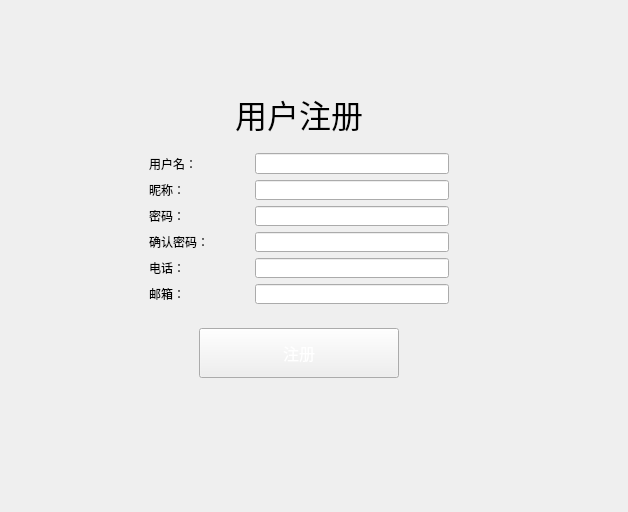
<?xml version="1.0" encoding="UTF-8"?>
<ui version="4.0">
 <class>Login</class>
 <widget class="QDialog" name="Login">
  <property name="geometry">
   <rect>
    <x>0</x>
    <y>0</y>
    <width>628</width>
    <height>512</height>
   </rect>
  </property>
  <property name="windowTitle">
   <string>Dialog</string>
  </property>
  <layout class="QVBoxLayout" name="verticalLayout">
   <property name="spacing">
    <number>0</number>
   </property>
   <property name="leftMargin">
    <number>0</number>
   </property>
   <property name="topMargin">
    <number>0</number>
   </property>
   <property name="rightMargin">
    <number>0</number>
   </property>
   <property name="bottomMargin">
    <number>0</number>
   </property>
   <item>
    <widget class="LoginTitleWg" name="widget_title" native="true"/>
   </item>
   <item>
    <widget class="QStackedWidget" name="stackedWidget">
     <property name="currentIndex">
      <number>1</number>
     </property>
     <widget class="QWidget" name="page_login">
      <widget class="QWidget" name="widget_5" native="true">
       <property name="geometry">
        <rect>
         <x>90</x>
         <y>50</y>
         <width>471</width>
         <height>361</height>
        </rect>
       </property>
       <layout class="QHBoxLayout" name="horizontalLayout_3">
        <item>
         <spacer name="horizontalSpacer_3">
          <property name="orientation">
           <enum>Qt::Horizontal</enum>
          </property>
          <property name="sizeHint" stdset="0">
           <size>
            <width>26</width>
            <height>20</height>
           </size>
          </property>
         </spacer>
        </item>
        <item>
         <widget class="QWidget" name="widget" native="true">
          <layout class="QVBoxLayout" name="verticalLayout_2">
           <item>
            <widget class="QLabel" name="label">
             <property name="font">
              <font>
               <pointsize>24</pointsize>
              </font>
             </property>
             <property name="text">
              <string>用户登录</string>
             </property>
             <property name="alignment">
              <set>Qt::AlignCenter</set>
             </property>
            </widget>
           </item>
           <item>
            <widget class="QWidget" name="widget_2" native="true">
             <layout class="QGridLayout" name="gridLayout">
              <item row="0" column="0">
               <widget class="QLabel" name="label_2">
                <property name="text">
                 <string>用户名：</string>
                </property>
               </widget>
              </item>
              <item row="0" column="2">
               <widget class="QLineEdit" name="lineEdit"/>
              </item>
              <item row="1" column="0">
               <spacer name="verticalSpacer_3">
                <property name="orientation">
                 <enum>Qt::Vertical</enum>
                </property>
                <property name="sizeType">
                 <enum>QSizePolicy::Fixed</enum>
                </property>
                <property name="sizeHint" stdset="0">
                 <size>
                  <width>20</width>
                  <height>40</height>
                 </size>
                </property>
               </spacer>
              </item>
              <item row="2" column="0">
               <widget class="QLabel" name="label_3">
                <property name="text">
                 <string>密码：</string>
                </property>
               </widget>
              </item>
              <item row="2" column="2">
               <widget class="QLineEdit" name="lineEdit_2"/>
              </item>
              <item row="0" column="1">
               <spacer name="horizontalSpacer_5">
                <property name="orientation">
                 <enum>Qt::Horizontal</enum>
                </property>
                <property name="sizeType">
                 <enum>QSizePolicy::Fixed</enum>
                </property>
                <property name="sizeHint" stdset="0">
                 <size>
                  <width>40</width>
                  <height>20</height>
                 </size>
                </property>
               </spacer>
              </item>
             </layout>
            </widget>
           </item>
           <item>
            <widget class="QWidget" name="widget_3" native="true">
             <layout class="QHBoxLayout" name="horizontalLayout">
              <item>
               <widget class="QCheckBox" name="checkBox">
                <property name="text">
                 <string>记住密码</string>
                </property>
               </widget>
              </item>
              <item>
               <widget class="QToolButton" name="toolButton_reg">
                <property name="font">
                 <font>
                  <family>新宋体</family>
                  <underline>true</underline>
                 </font>
                </property>
                <property name="cursor">
                 <cursorShape>PointingHandCursor</cursorShape>
                </property>
                <property name="styleSheet">
                 <string notr="true">
color: rgb(255, 182, 55);
</string>
                </property>
                <property name="text">
                 <string>注册新账号</string>
                </property>
                <property name="autoRaise">
                 <bool>true</bool>
                </property>
               </widget>
              </item>
             </layout>
            </widget>
           </item>
           <item>
            <widget class="QWidget" name="widget_4" native="true">
             <layout class="QHBoxLayout" name="horizontalLayout_2">
              <item>
               <spacer name="horizontalSpacer">
                <property name="orientation">
                 <enum>Qt::Horizontal</enum>
                </property>
                <property name="sizeHint" stdset="0">
                 <size>
                  <width>73</width>
                  <height>20</height>
                 </size>
                </property>
               </spacer>
              </item>
              <item>
               <widget class="QToolButton" name="toolButton_2">
                <property name="minimumSize">
                 <size>
                  <width>200</width>
                  <height>50</height>
                 </size>
                </property>
                <property name="maximumSize">
                 <size>
                  <width>200</width>
                  <height>50</height>
                 </size>
                </property>
                <property name="font">
                 <font>
                  <pointsize>12</pointsize>
                 </font>
                </property>
                <property name="styleSheet">
                 <string notr="true">border-image: url(:/images/balckButton.png);
color: rgb(255, 255, 255);</string>
                </property>
                <property name="text">
                 <string>登录</string>
                </property>
               </widget>
              </item>
              <item>
               <spacer name="horizontalSpacer_2">
                <property name="orientation">
                 <enum>Qt::Horizontal</enum>
                </property>
                <property name="sizeHint" stdset="0">
                 <size>
                  <width>72</width>
                  <height>20</height>
                 </size>
                </property>
               </spacer>
              </item>
             </layout>
            </widget>
           </item>
          </layout>
         </widget>
        </item>
        <item>
         <spacer name="horizontalSpacer_7">
          <property name="orientation">
           <enum>Qt::Horizontal</enum>
          </property>
          <property name="sizeHint" stdset="0">
           <size>
            <width>40</width>
            <height>20</height>
           </size>
          </property>
         </spacer>
        </item>
       </layout>
      </widget>
     </widget>
     <widget class="QWidget" name="page_reg">
      <widget class="QWidget" name="layoutWidget">
       <property name="geometry">
        <rect>
         <x>140</x>
         <y>90</y>
         <width>318</width>
         <height>297</height>
        </rect>
       </property>
       <layout class="QVBoxLayout" name="verticalLayout_3">
        <item>
         <widget class="QLabel" name="label_7">
          <property name="font">
           <font>
            <pointsize>24</pointsize>
           </font>
          </property>
          <property name="text">
           <string>用户注册</string>
          </property>
          <property name="alignment">
           <set>Qt::AlignCenter</set>
          </property>
         </widget>
        </item>
        <item>
         <widget class="QWidget" name="widget_9" native="true">
          <layout class="QGridLayout" name="gridLayout_4">
           <item row="0" column="0">
            <widget class="QLabel" name="label_8">
             <property name="text">
              <string>用户名：</string>
             </property>
            </widget>
           </item>
           <item row="2" column="0">
            <widget class="QLabel" name="label_10">
             <property name="text">
              <string>密码：</string>
             </property>
            </widget>
           </item>
           <item row="0" column="2">
            <widget class="QLineEdit" name="lineEdit_regname"/>
           </item>
           <item row="4" column="2">
            <widget class="QLineEdit" name="lineEdit_reglet"/>
           </item>
           <item row="2" column="2">
            <widget class="QLineEdit" name="lineEdit_regpwd"/>
           </item>
           <item row="1" column="0">
            <widget class="QLabel" name="label_9">
             <property name="text">
              <string>昵称：</string>
             </property>
            </widget>
           </item>
           <item row="3" column="2">
            <widget class="QLineEdit" name="lineEdit_regpwdd"/>
           </item>
           <item row="4" column="0">
            <widget class="QLabel" name="label_12">
             <property name="text">
              <string>电话：</string>
             </property>
            </widget>
           </item>
           <item row="5" column="2">
            <widget class="QLineEdit" name="lineEdit_regmail"/>
           </item>
           <item row="5" column="0">
            <widget class="QLabel" name="label_13">
             <property name="text">
              <string>邮箱：</string>
             </property>
            </widget>
           </item>
           <item row="3" column="0">
            <widget class="QLabel" name="label_11">
             <property name="text">
              <string>确认密码：</string>
             </property>
            </widget>
           </item>
           <item row="1" column="2">
            <widget class="QLineEdit" name="lineEdit_regnike"/>
           </item>
           <item row="0" column="1">
            <spacer name="horizontalSpacer_15">
             <property name="orientation">
              <enum>Qt::Horizontal</enum>
             </property>
             <property name="sizeType">
              <enum>QSizePolicy::Fixed</enum>
             </property>
             <property name="sizeHint" stdset="0">
              <size>
               <width>40</width>
               <height>20</height>
              </size>
             </property>
            </spacer>
           </item>
          </layout>
         </widget>
        </item>
        <item>
         <widget class="QWidget" name="widget_10" native="true">
          <layout class="QHBoxLayout" name="horizontalLayout_6">
           <item>
            <spacer name="horizontalSpacer_16">
             <property name="orientation">
              <enum>Qt::Horizontal</enum>
             </property>
             <property name="sizeHint" stdset="0">
              <size>
               <width>40</width>
               <height>20</height>
              </size>
             </property>
            </spacer>
           </item>
           <item>
            <widget class="QToolButton" name="toolButton_reg_2">
             <property name="minimumSize">
              <size>
               <width>200</width>
               <height>50</height>
              </size>
             </property>
             <property name="maximumSize">
              <size>
               <width>200</width>
               <height>50</height>
              </size>
             </property>
             <property name="font">
              <font>
               <pointsize>12</pointsize>
              </font>
             </property>
             <property name="styleSheet">
              <string notr="true">border-image: url(:/images/balckButton.png);
color: rgb(255, 255, 255);</string>
             </property>
             <property name="text">
              <string>注册</string>
             </property>
            </widget>
           </item>
           <item>
            <spacer name="horizontalSpacer_17">
             <property name="orientation">
              <enum>Qt::Horizontal</enum>
             </property>
             <property name="sizeHint" stdset="0">
              <size>
               <width>40</width>
               <height>20</height>
              </size>
             </property>
            </spacer>
           </item>
          </layout>
         </widget>
        </item>
       </layout>
      </widget>
     </widget>
     <widget class="QWidget" name="page_set">
      <layout class="QGridLayout" name="gridLayout_3">
       <item row="1" column="2">
        <spacer name="horizontalSpacer_14">
         <property name="orientation">
          <enum>Qt::Horizontal</enum>
         </property>
         <property name="sizeHint" stdset="0">
          <size>
           <width>158</width>
           <height>20</height>
          </size>
         </property>
        </spacer>
       </item>
       <item row="0" column="0">
        <spacer name="horizontalSpacer_12">
         <property name="orientation">
          <enum>Qt::Horizontal</enum>
         </property>
         <property name="sizeHint" stdset="0">
          <size>
           <width>159</width>
           <height>20</height>
          </size>
         </property>
        </spacer>
       </item>
       <item row="1" column="0">
        <spacer name="horizontalSpacer_11">
         <property name="orientation">
          <enum>Qt::Horizontal</enum>
         </property>
         <property name="sizeHint" stdset="0">
          <size>
           <width>159</width>
           <height>20</height>
          </size>
         </property>
        </spacer>
       </item>
       <item row="3" column="1">
        <spacer name="verticalSpacer_2">
         <property name="orientation">
          <enum>Qt::Vertical</enum>
         </property>
         <property name="sizeType">
          <enum>QSizePolicy::Fixed</enum>
         </property>
         <property name="sizeHint" stdset="0">
          <size>
           <width>20</width>
           <height>40</height>
          </size>
         </property>
        </spacer>
       </item>
       <item row="1" column="1">
        <widget class="QWidget" name="widget_7" native="true">
         <layout class="QGridLayout" name="gridLayout_2">
          <item row="0" column="1">
           <spacer name="horizontalSpacer_4">
            <property name="orientation">
             <enum>Qt::Horizontal</enum>
            </property>
            <property name="sizeType">
             <enum>QSizePolicy::Fixed</enum>
            </property>
            <property name="sizeHint" stdset="0">
             <size>
              <width>40</width>
              <height>20</height>
             </size>
            </property>
           </spacer>
          </item>
          <item row="1" column="0">
           <spacer name="verticalSpacer">
            <property name="orientation">
             <enum>Qt::Vertical</enum>
            </property>
            <property name="sizeType">
             <enum>QSizePolicy::Fixed</enum>
            </property>
            <property name="sizeHint" stdset="0">
             <size>
              <width>20</width>
              <height>40</height>
             </size>
            </property>
           </spacer>
          </item>
          <item row="0" column="2">
           <widget class="QLineEdit" name="lineEdit_ip"/>
          </item>
          <item row="2" column="2">
           <widget class="QLineEdit" name="lineEdit_port"/>
          </item>
          <item row="2" column="0">
           <widget class="QLabel" name="label_6">
            <property name="text">
             <string>服务器端口：</string>
            </property>
           </widget>
          </item>
          <item row="0" column="0">
           <widget class="QLabel" name="label_5">
            <property name="text">
             <string>服务器地址：</string>
            </property>
           </widget>
          </item>
         </layout>
        </widget>
       </item>
       <item row="2" column="1">
        <widget class="QWidget" name="widget_8" native="true">
         <widget class="QToolButton" name="toolButton_3">
          <property name="geometry">
           <rect>
            <x>58</x>
            <y>53</y>
            <width>200</width>
            <height>50</height>
           </rect>
          </property>
          <property name="minimumSize">
           <size>
            <width>200</width>
            <height>50</height>
           </size>
          </property>
          <property name="maximumSize">
           <size>
            <width>200</width>
            <height>50</height>
           </size>
          </property>
          <property name="font">
           <font>
            <pointsize>12</pointsize>
           </font>
          </property>
          <property name="styleSheet">
           <string notr="true">border-image: url(:/images/balckButton.png);
color: rgb(255, 255, 255);</string>
          </property>
          <property name="text">
           <string>确定</string>
          </property>
         </widget>
        </widget>
       </item>
       <item row="0" column="2">
        <spacer name="horizontalSpacer_13">
         <property name="orientation">
          <enum>Qt::Horizontal</enum>
         </property>
         <property name="sizeHint" stdset="0">
          <size>
           <width>158</width>
           <height>20</height>
          </size>
         </property>
        </spacer>
       </item>
       <item row="0" column="1">
        <widget class="QWidget" name="widget_6" native="true">
         <widget class="QLabel" name="label_4">
          <property name="geometry">
           <rect>
            <x>70</x>
            <y>60</y>
            <width>171</width>
            <height>41</height>
           </rect>
          </property>
          <property name="font">
           <font>
            <pointsize>24</pointsize>
           </font>
          </property>
          <property name="text">
           <string>服务器设置</string>
          </property>
         </widget>
        </widget>
       </item>
      </layout>
     </widget>
    </widget>
   </item>
  </layout>
 </widget>
 <customwidgets>
  <customwidget>
   <class>LoginTitleWg</class>
   <extends>QWidget</extends>
   <header location="global">logintitlewg.h</header>
   <container>1</container>
  </customwidget>
 </customwidgets>
 <tabstops>
  <tabstop>lineEdit</tabstop>
  <tabstop>lineEdit_2</tabstop>
  <tabstop>checkBox</tabstop>
  <tabstop>toolButton_reg</tabstop>
  <tabstop>toolButton_2</tabstop>
  <tabstop>lineEdit_reglet</tabstop>
  <tabstop>lineEdit_regname</tabstop>
  <tabstop>lineEdit_regpwd</tabstop>
  <tabstop>lineEdit_regpwdd</tabstop>
  <tabstop>lineEdit_regmail</tabstop>
  <tabstop>lineEdit_regnike</tabstop>
  <tabstop>toolButton_reg_2</tabstop>
  <tabstop>lineEdit_ip</tabstop>
  <tabstop>lineEdit_port</tabstop>
  <tabstop>toolButton_3</tabstop>
 </tabstops>
 <resources/>
 <connections/>
</ui>
